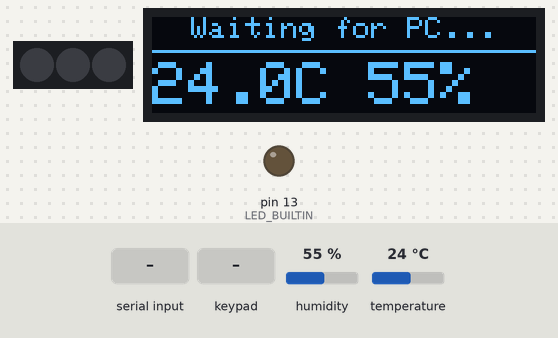
This sketch was run on a simulated Arduino Uno, built with avr-gcc and run on an emulated ATmega328P. Parts: 3 RGB LEDs in strip order, left to right, 128×32 one-colour display, output pins drawn as LEDs (lit = HIGH). Inputs (shaded band) come from the test bench; at power-on: humidity 55 %, temperature 24 °C. What the sketch prints to the serial monitor is not drawn.

Above: at 2.6 s.
2.7 s: "TIME:\n" received over Serial
At 3.0 s:
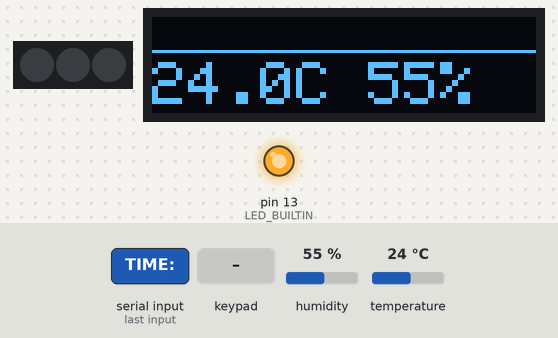
9.0 s: key '5' pressed
At 10.3 s:
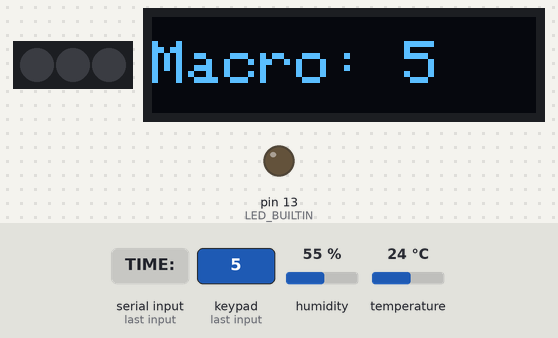
14.0 s: "MSG:\n" received over Serial
At 15.1 s:
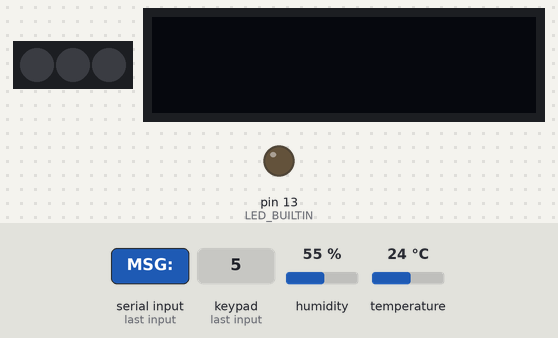
18.5 s: keypad keys 5 6 7 8 9 pressed 0.4 s apart
At 21.5 s:
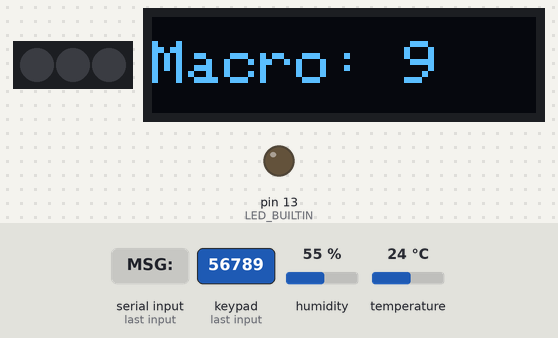
25.1 s: keypad keys 1 3 9 7 2 pressed 0.4 s apart
At 28.7 s:
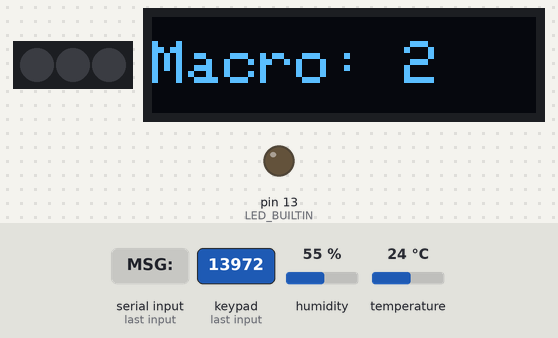
31.7 s: key '9' pressed
At 32.6 s:
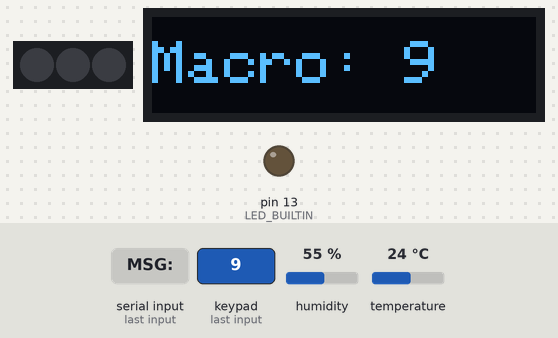
Timing chart, 0 to 34.7 s (numbered marks = the images above; inputs shaded):
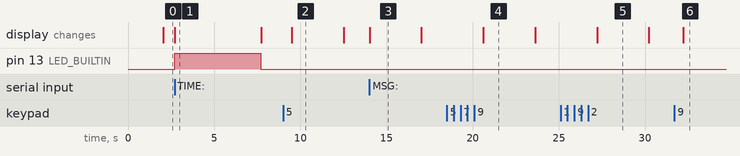

Measured:
- after the input at 2.7 s, pin 13 (LED_BUILTIN): LOW → HIGH at once, → LOW 5.0 s later; the display: changes at once (image 1)
- after the input at 9.0 s, the display: changes after 0.51 s (image 2)
- after the input at 14.0 s, the display: changes at once (image 3)
- after the input at 18.5 s, the display: changes after 2.1 s (image 4)
- after the input at 25.1 s, the display: changes after 2.1 s (image 5)
- after the input at 31.7 s, the display: changes after 0.52 s (image 6)
- what the display in image 1 shows lasts 5.0 s, from 2.7 s to 7.7 s

The sketch:

arduino.ino
```cpp
#include <Keypad.h>
#include <Adafruit_NeoPixel.h>
#include <Wire.h>
#include <Adafruit_GFX.h>
#include <Adafruit_SSD1306.h>
#include "DHT.h"

// ================= PROTOCOL =================
// Lines of text ending in '\n', at 9600 baud.
// From the Arduino to the PC:
//   KEY:<0-9>       a key was pressed
//   TEMP:<degrees>  temperature in °C, e.g. TEMP:27.90
//   HUM:<percent>   relative humidity, e.g. HUM:55.00
//   SYSTEM:<text>   started, or an error
// From the PC to the Arduino:
//   TIME:<text>             date and time for the screen, every second (5 s without one and the PC counts as gone)
//   MSG:<text>              shows the text on the screen for 3 s
//   PIXEL:<id>,<r>,<g>,<b>  an LED's colour, id 0 to 2, each colour 0 to 255
// Each time the PC connects (its first TIME), the Arduino sends TEMP and HUM straight away.

// ================= SETTINGS =================

// --- OLED screen ---
#define SCREEN_WIDTH 128
#define SCREEN_HEIGHT 32
#define OLED_RESET -1
#define SCREEN_ADDRESS 0x3C
Adafruit_SSD1306 display(SCREEN_WIDTH, SCREEN_HEIGHT, &Wire, OLED_RESET);

// Characters that fit on a line at text size 2: 12 px each.
const byte LARGE_CHARACTERS = SCREEN_WIDTH / 12; // 10

// --- DHT22 sensor ---
#define DHTPIN 12
#define DHTTYPE DHT22
DHT dht(DHTPIN, DHTTYPE);

float lastTemperature = 0.0;
float lastHumidity = 0.0;
bool hasReading = false;  // There has been a good reading
bool sensorError = false; // The last reading failed

// --- NeoPixel LEDs ---
#define NUMPIXELS 3
#define PIN 2
Adafruit_NeoPixel pixels(NUMPIXELS, PIN, NEO_GRB + NEO_KHZ800);

// --- Matrix keypad ---
const byte ROWS = 2;
const byte COLS = 5;
char keys[ROWS][COLS] = {
  {'5','6','7','8','9'},
  {'0','1','2','3','4'}
};
byte rowPins[ROWS] = {3, 4};
byte colPins[COLS] = {5, 6, 7, 8, 9};
Keypad keypad = Keypad(makeKeymap(keys), rowPins, colPins, ROWS, COLS);

// --- Timers ---
const unsigned long sensorInterval = 60000UL;      // Reads the DHT every 60 s
const unsigned long sensorRetryInterval = 5000UL;  // Tries again after 5 s while it fails
const unsigned long messageDuration = 3000UL;      // How long a message stays on the screen
const unsigned long pcMessageTimeout = 500UL;      // Waits for the PC's MSG before showing "Macro:"
const unsigned long pcTimeout = 5000UL;            // The PC counts as gone after 5 s without TIME
unsigned long lastSensorRead = 0;

// --- Line coming in from the PC ---
// Read a little at a time, without blocking, so the keys always answer.
const byte LINE_SIZE = 64;
char pcLine[LINE_SIZE];
byte pcLineLength = 0;

// --- Screen: time and messages ---
// In char[] rather than String: on an Arduino with 2 KB of RAM, String fragments the memory over time.
const char WAITING_FOR_PC[] = "Waiting for PC...";
char currentDateTime[24];
char messageText[32] = "";
bool showingMessage = false;
unsigned long messageShownAt = 0;
char lastKey = 0;
bool waitingForPcMessage = false;
unsigned long keyPressedAt = 0;

bool pcConnected = false;
unsigned long lastPcTime = 0;

// ================= SETUP =================
void setup() {
  Serial.begin(9600);
  pinMode(LED_BUILTIN, OUTPUT);
  digitalWrite(LED_BUILTIN, LOW); // On while the PC is connected

  strcpy(currentDateTime, WAITING_FOR_PC);

  pixels.begin();
  pixels.clear();
  pixels.show();

  dht.begin();

  if (!display.begin(SSD1306_SWITCHCAPVCC, SCREEN_ADDRESS)) {
    Serial.println(F("SYSTEM:OLED error"));
    for (;;);
  }
  display.setRotation(0); // Screen the right way up

  Serial.println(F("SYSTEM:Started"));

  // The DHT22 needs about 2 s after power-up: the first reading waits until then, and the
  // screen says "Reading..." rather than an error meanwhile.
  lastSensorRead = millis() - (sensorRetryInterval - 2000UL);
  updateScreen();
}

// ================= MAIN LOOP =================
void loop() {
  // 1. TAKE THE PC'S COMMANDS
  readSerial();

  // 2. CHECK THE KEYS
  char key = keypad.getKey();
  if (key) {
    onKeyPressed(key);
  }

  // millis() is read at each step: kept from the start of the loop, it would be behind a time set
  // since (a MSG just in) and the subtraction would wrap around.

  // 2.1. The PC didn't answer with a MSG: shows "Macro:"
  if (waitingForPcMessage && millis() - keyPressedAt >= pcMessageTimeout) {
    waitingForPcMessage = false;
    snprintf(messageText, sizeof(messageText), "Macro: %c", lastKey);
    showMessage();
  }

  // 3. TAKE THE MESSAGE OFF THE SCREEN AFTER 3 SECONDS
  if (showingMessage && millis() - messageShownAt >= messageDuration) {
    showingMessage = false;
    updateScreen();
  }

  // 4. READ THE DHT SENSOR (sooner while there's no good reading)
  unsigned long interval = (hasReading && !sensorError) ? sensorInterval : sensorRetryInterval;
  if (millis() - lastSensorRead >= interval) {
    lastSensorRead = millis();
    readSensor();
    if (pcConnected) sendSensor();
    if (!showingMessage) updateScreen();
  }

  // 5. The PC is gone: shows "Waiting for PC..."
  if (pcConnected && millis() - lastPcTime > pcTimeout) {
    pcConnected = false;
    digitalWrite(LED_BUILTIN, LOW);
    strcpy(currentDateTime, WAITING_FOR_PC);
    if (!showingMessage) updateScreen();
  }
}

// ================= FUNCTIONS =================

// Gathers the characters coming in into a line, and handles it once its '\n' arrives.
void readSerial() {
  while (Serial.available() > 0) {
    char c = Serial.read();

    if (c == '\n') {
      pcLine[pcLineLength] = '\0';
      handleLine(pcLine);
      pcLineLength = 0;
    } else if (c != '\r' && pcLineLength < LINE_SIZE - 1) {
      // A line longer than the buffer is cut short, rather than written past it.
      pcLine[pcLineLength++] = c;
    }
  }
}

void handleLine(const char* line) {
  // A) The time
  if (strncmp(line, "TIME:", 5) == 0) {
    copyText(currentDateTime, sizeof(currentDateTime), line + 5);
    bool justConnected = !pcConnected;
    pcConnected = true;
    lastPcTime = millis();
    digitalWrite(LED_BUILTIN, HIGH);

    // The PC just connected: it gets the temperature and the humidity now, not at the next reading.
    if (justConnected) sendSensor();
    if (!showingMessage) updateScreen();
  }
  // B) A message for the screen
  else if (strncmp(line, "MSG:", 4) == 0) {
    copyText(messageText, sizeof(messageText), line + 4);
    waitingForPcMessage = false;
    showMessage();
  }
  // C) An LED's colour (e.g. PIXEL:0,255,0,0)
  else if (strncmp(line, "PIXEL:", 6) == 0) {
    int id, r, g, b;
    if (sscanf(line + 6, "%d,%d,%d,%d", &id, &r, &g, &b) == 4 && id >= 0 && id < NUMPIXELS) {
      pixels.setPixelColor(id, pixels.Color(constrain(r, 0, 255), constrain(g, 0, 255), constrain(b, 0, 255)));
      pixels.show();
    }
  }
}

void onKeyPressed(char key) {
  // Waits for the PC's MSG before showing "Macro:"
  lastKey = key;
  waitingForPcMessage = true;
  keyPressedAt = millis();

  // Only the key is sent: what it does is up to the PC.
  Serial.print(F("KEY:"));
  Serial.println(key);
}

void readSensor() {
  float h = dht.readHumidity();
  float t = dht.readTemperature();

  if (isnan(h) || isnan(t)) {
    sensorError = true;
    return;
  }
  if (h > 100.0 || h < 0.0 || t < -40.0 || t > 80.0) return;

  sensorError = false;
  hasReading = true;
  lastTemperature = t;
  lastHumidity = h;
}

// Sends the last good reading to the PC; nothing while there's none.
void sendSensor() {
  if (!hasReading) return;

  Serial.print(F("TEMP:"));
  Serial.println(lastTemperature);
  Serial.print(F("HUM:"));
  Serial.println(lastHumidity);
}

void showMessage() {
  showingMessage = true;
  messageShownAt = millis();
  updateScreen();
}

// Copies text into a char[] without going past its size, always ending in '\0'.
void copyText(char* destination, size_t size, const char* source) {
  strncpy(destination, source, size - 1);
  destination[size - 1] = '\0';
}

void updateScreen() {
  display.clearDisplay();
  display.setTextColor(SSD1306_WHITE);

  // A message on the whole screen: large letters while it fits on a line, small ones when not.
  if (showingMessage) {
    bool fitsLarge = strlen(messageText) <= LARGE_CHARACTERS;
    display.setTextSize(fitsLarge ? 2 : 1);
    display.setCursor(0, fitsLarge ? 8 : 4);
    display.print(messageText);
  }
  // The usual view: the time at the top, the temperature and humidity below, with or without the PC.
  else {
    display.setTextSize(1);
    int width = strlen(currentDateTime) * 6;
    display.setCursor(width < SCREEN_WIDTH ? (SCREEN_WIDTH - width) / 2 : 0, 0);
    display.print(currentDateTime);

    display.drawLine(0, 11, SCREEN_WIDTH, 11, SSD1306_WHITE);

    display.setTextSize(2);
    display.setCursor(0, 15);
    if (!hasReading) {
      display.print(sensorError ? F("DHT error!") : F("Reading..."));
    } else {
      // The last good reading stays, even when a later one fails.
      display.print(lastTemperature, 1);
      display.print(F("C "));
      display.print(lastHumidity, 0);
      display.print(F("%"));
    }
  }
  display.display();
}
```
